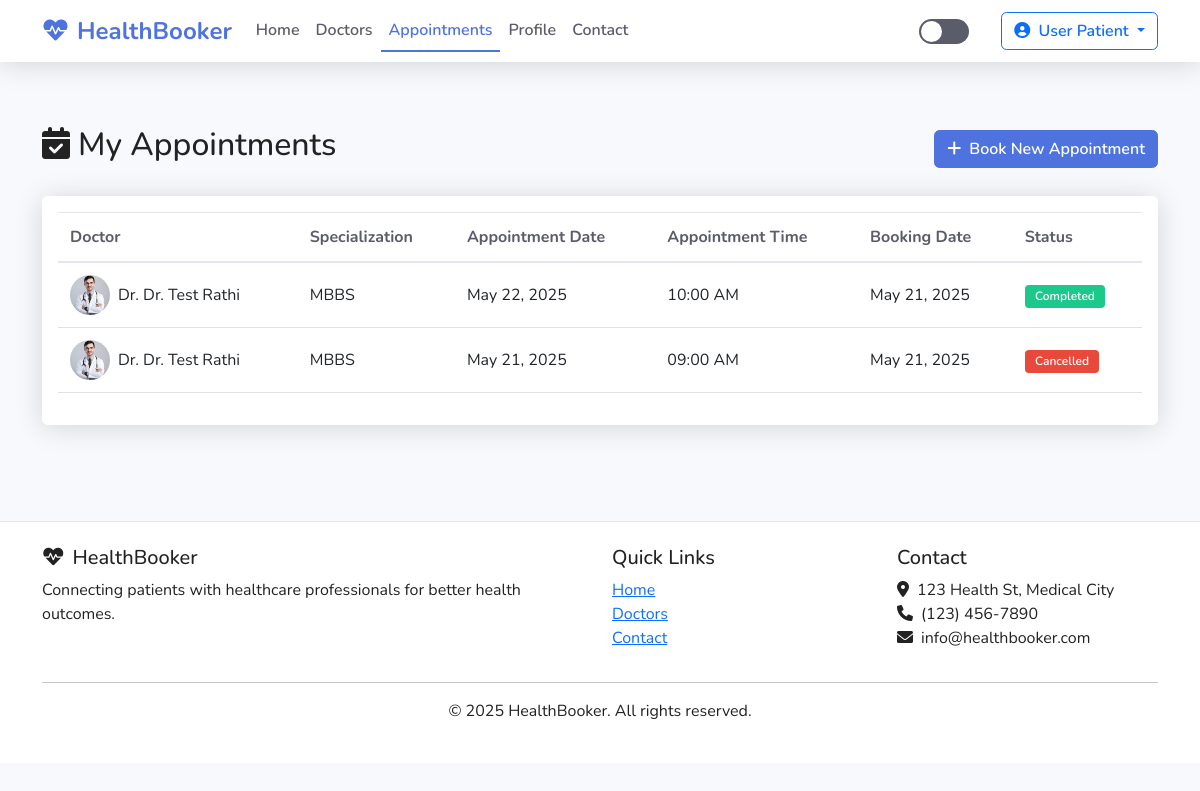
The app's page /user-appointments (signed in) with its own data.
### app.py (models this page shows, shortened)
class User(db.Model, UserMixin):
    id = db.Column(db.Integer, primary_key=True)
    name = db.Column(db.String(100), nullable=False)
    email = db.Column(db.String(120), unique=True, nullable=False)
    password = db.Column(db.String(60), nullable=False)
    user_type = db.Column(db.String(10), nullable=False)  # 'user' or 'doctor'
    profile_image = db.Column(db.String(20), nullable=False, default='default.jpg')
    date_joined = db.Column(db.DateTime, nullable=False, default=datetime.utcnow)
    appointments_as_user = db.relationship('Appointment', backref='patient', lazy=True,
                                          foreign_keys='Appointment.user_id')

class Appointment(db.Model):
    id = db.Column(db.Integer, primary_key=True)
    user_id = db.Column(db.Integer, db.ForeignKey('user.id'), nullable=False)
    doctor_id = db.Column(db.Integer, db.ForeignKey('doctor.id'), nullable=False)
    appointment_date = db.Column(db.Date, nullable=False)
    appointment_time = db.Column(db.Time, nullable=False)
    booking_date = db.Column(db.DateTime, nullable=False, default=datetime.utcnow)
    status = db.Column(db.String(20), nullable=False, default='Pending')  # Pending/Completed/In Progress/Cancelled

class Doctor(db.Model):
    id = db.Column(db.Integer, primary_key=True)
    user_id = db.Column(db.Integer, db.ForeignKey('user.id'), nullable=False)
    specialization = db.Column(db.String(50), nullable=False)
    experience = db.Column(db.Integer, nullable=False)  # Years of experience
    fees = db.Column(db.Float, nullable=False)
    phone = db.Column(db.String(15), nullable=False)
    user = db.relationship('User', backref='doctor_profile', lazy=True,
                          foreign_keys=[user_id])
    appointments = db.relationship('Appointment', backref='doctor', lazy=True,
                                  foreign_keys='Appointment.doctor_id')

### routes.py (the view)
@app.route('/user-appointments')
@login_required
def user_appointments():
    if current_user.user_type != 'user':
        flash('Access denied.', 'danger')
        return redirect(url_for('home'))
    appointments = Appointment.query.filter_by(user_id=current_user.id).order_by(Appointment.appointment_date.desc()).all()
    return render_template('user_appointments.html', title='My Appointments', appointments=appointments)

### app.py (called while the page is built)
@login_manager.user_loader
def load_user(user_id):
    return User.query.get(int(user_id))

### templates/user_appointments.html (shortened to what this page needs)
<!DOCTYPE html>
<html lang="en">
<head>
    <link href="https://cdn.jsdelivr.net/npm/bootstrap@5.3.0/dist/css/bootstrap.min.css" rel="stylesheet">
    <link href="https://cdnjs.cloudflare.com/ajax/libs/font-awesome/6.0.0/css/all.min.css" rel="stylesheet">
    <link rel="stylesheet" href="{{ url_for('static', filename='css/main.css') }}">
</head>
<body>
    <nav class="navbar navbar-expand-lg navbar-light sticky-top">
        <div class="container">
            <a class="navbar-brand" href="{{ url_for('home') }}">
                <i class="fas fa-heartbeat me-2"></i>HealthBooker
            </a>
            <div class="collapse navbar-collapse" id="navbarNav">
                <ul class="navbar-nav me-auto">
                    <li class="nav-item">
                        <a class="nav-link" href="{{ url_for('home') }}">Home</a>
                    </li>
                    <li class="nav-item">
                        <a class="nav-link" href="{{ url_for('doctors') }}">Doctors</a>
                    </li>
                    <li class="nav-item">
                        <a class="nav-link active" href="{{ url_for('user_appointments') }}">Appointments</a>
                    </li>
                    <li class="nav-item">
                        <a class="nav-link" href="{{ url_for('profile') }}">Profile</a>
                    </li>
                    <li class="nav-item">
                        <a class="nav-link" href="{{ url_for('contact') }}">Contact</a>
                    </li>
                </ul>
                <div class="d-flex align-items-center">
                    <div class="theme-toggle me-3" id="theme-toggle"></div>
                    <div class="ms-3">
                        <div class="dropdown">
                            <button class="btn btn-outline-primary dropdown-toggle" type="button" id="userDropdown" data-bs-toggle="dropdown" aria-expanded="false">
                                <i class="fas fa-user-circle me-1"></i> {{ current_user.name }}
                            </button>
                        </div>
                    </div>
                </div>
            </div>
        </div>
    </nav>
    <main>
        <div class="container py-5">
            <div class="row mb-4">
                <div class="col-12">
                    <div class="d-flex justify-content-between align-items-center">
                        <h2><i class="fas fa-calendar-check me-2"></i>My Appointments</h2>
                        <a href="{{ url_for('doctors') }}" class="btn btn-primary">
                            <i class="fas fa-plus me-2"></i>Book New Appointment
                        </a>
                    </div>
                </div>
            </div>
            <div class="card">
                <div class="card-body">
                    {% if appointments %}
                        <div class="table-responsive">
                            <table class="table table-hover">
                                <thead>
                                    <tr>
                                        <th>Doctor</th>
                                        <th>Specialization</th>
                                        <th>Appointment Date</th>
                                        <th>Appointment Time</th>
                                        <th>Booking Date</th>
                                        <th>Status</th>
                                    </tr>
                                </thead>
                                <tbody>
                                    {% for appointment in appointments %}
                                        <tr>
                                            <td>
                                                <div class="d-flex align-items-center">
                                                    <img src="{{ url_for('static', filename='images/uploads/' + appointment.doctor.user.profile_image) }}"
                                                         alt="{{ appointment.doctor.user.name }}"
                                                         class="rounded-circle me-2"
                                                         style="width: 40px; height: 40px; object-fit: cover;">
                                                    <div>Dr. {{ appointment.doctor.user.name }}</div>
                                                </div>
                                            </td>
                                            <td>{{ appointment.doctor.specialization }}</td>
                                            <td>{{ appointment.appointment_date.strftime('%B %d, %Y') }}</td>
                                            <td>{{ appointment.appointment_time.strftime('%I:%M %p') }}</td>
                                            <td>{{ appointment.booking_date.strftime('%B %d, %Y') }}</td>
                                            <td>
                                                <span class="badge badge-{{ appointment.status.lower() }}">
                                                    {{ appointment.status }}
                                                </span>
                                            </td>
                                        </tr>
                                    {% endfor %}
                                </tbody>
                            </table>
                        </div>
                    {% endif %}
                </div>
            </div>
        </div>
    </main>
    <footer>
        <div class="container">
            <div class="row">
                <div class="col-md-6">
                    <h5><i class="fas fa-heartbeat me-2"></i>HealthBooker</h5>
                    <p>Connecting patients with healthcare professionals for better health outcomes.</p>
                </div>
                <div class="col-md-3">
                    <h5>Quick Links</h5>
                    <ul class="list-unstyled">
                        <li><a href="{{ url_for('home') }}">Home</a></li>
                        <li><a href="{{ url_for('doctors') }}">Doctors</a></li>
                        <li><a href="{{ url_for('contact') }}">Contact</a></li>
                    </ul>
                </div>
                <div class="col-md-3">
                    <h5>Contact</h5>
                    <ul class="list-unstyled">
                        <li><i class="fas fa-map-marker-alt me-2"></i>123 Health St, Medical City</li>
                        <li><i class="fas fa-phone me-2"></i>(123) 456-7890</li>
                        <li><i class="fas fa-envelope me-2"></i>info@healthbooker.com</li>
                    </ul>
                </div>
            </div>
            <hr>
            <div class="text-center">
                <p>&copy; 2025 HealthBooker. All rights reserved.</p>
            </div>
        </div>
    </footer>
</body>
</html>

### static/css/main.css (style rules this page uses)
:root { --primary-color: #4e73df; --secondary-color: #1cc88a; --danger-color: #e74a3b; --warning-color: #f6c23e; --info-color: #36b9cc; --dark-color: #5a5c69; --light-color: #f8f9fc; --body-color: #858796; --white-color: #fff; --border-color: #e3e6f0; --shadow-color: rgba(0, 0, 0, 0.15); }
body { font-family: 'Nunito', -apple-system, BlinkMacSystemFont, 'Segoe UI', Roboto, 'Helvetica Neue', Arial, sans-serif; background-color: var(--light-color); color: #222; transition: all 0.3s ease; }
.navbar { background-color: var(--white-color); box-shadow: 0 0.15rem 1.75rem 0 var(--shadow-color); transition: all 0.3s ease; }
.navbar-brand { color: var(--primary-color) !important; font-weight: 700; font-size: 1.5rem; }
.nav-link { color: var(--dark-color) !important; font-weight: 600; padding: 0.5rem 1rem; transition: all 0.2s; }
.nav-link.active { color: var(--primary-color) !important; border-bottom: 2px solid var(--primary-color); }
.card { border: none; border-radius: 0.35rem; box-shadow: 0 0.15rem 1.75rem 0 var(--shadow-color); background-color: var(--white-color); transition: all 0.3s ease; }
.btn { border-radius: 0.35rem; padding: 0.375rem 0.75rem; font-weight: 600; transition: all 0.2s; }
.btn-primary { background-color: var(--primary-color); border-color: var(--primary-color); }
.table { color: var(--body-color); }
.table thead th { border-bottom: 2px solid var(--border-color); font-weight: 700; color: var(--dark-color); }
.table td, .table th { border-top: 1px solid var(--border-color); padding: 0.75rem; vertical-align: middle; }
.theme-toggle { cursor: pointer; width: 50px; height: 25px; background-color: var(--dark-color); border-radius: 25px; position: relative; transition: all 0.3s ease; color: white; }
.theme-toggle::before { content: ''; position: absolute; width: 21px; height: 21px; border-radius: 50%; background-color: white; top: 2px; left: 2px; transition: all 0.3s ease; }
footer { background-color: var(--white-color); padding: 1.5rem 0; margin-top: 3rem; border-top: 1px solid var(--border-color); transition: all 0.3s ease; }
.badge { padding: 0.35rem 0.65rem; font-size: 0.75rem; font-weight: 600; border-radius: 0.25rem; }
.badge-completed { background-color: var(--secondary-color); color: #fff; }
.badge-cancelled { background-color: var(--danger-color); color: #fff; }

### records on screen
User: name "User Patient"
Appointment: profile_image (picture), doctor.user.name "Dr. Test Rathi", doctor.specialization "MBBS", appointment_date "May 22, 2025", appointment_time "10:00 AM", booking_date "May 21, 2025", status "Completed"
Appointment: profile_image (picture), doctor.user.name "Dr. Test Rathi", doctor.specialization "MBBS", appointment_date "May 21, 2025", appointment_time "09:00 AM", booking_date "May 21, 2025", status "Cancelled"
